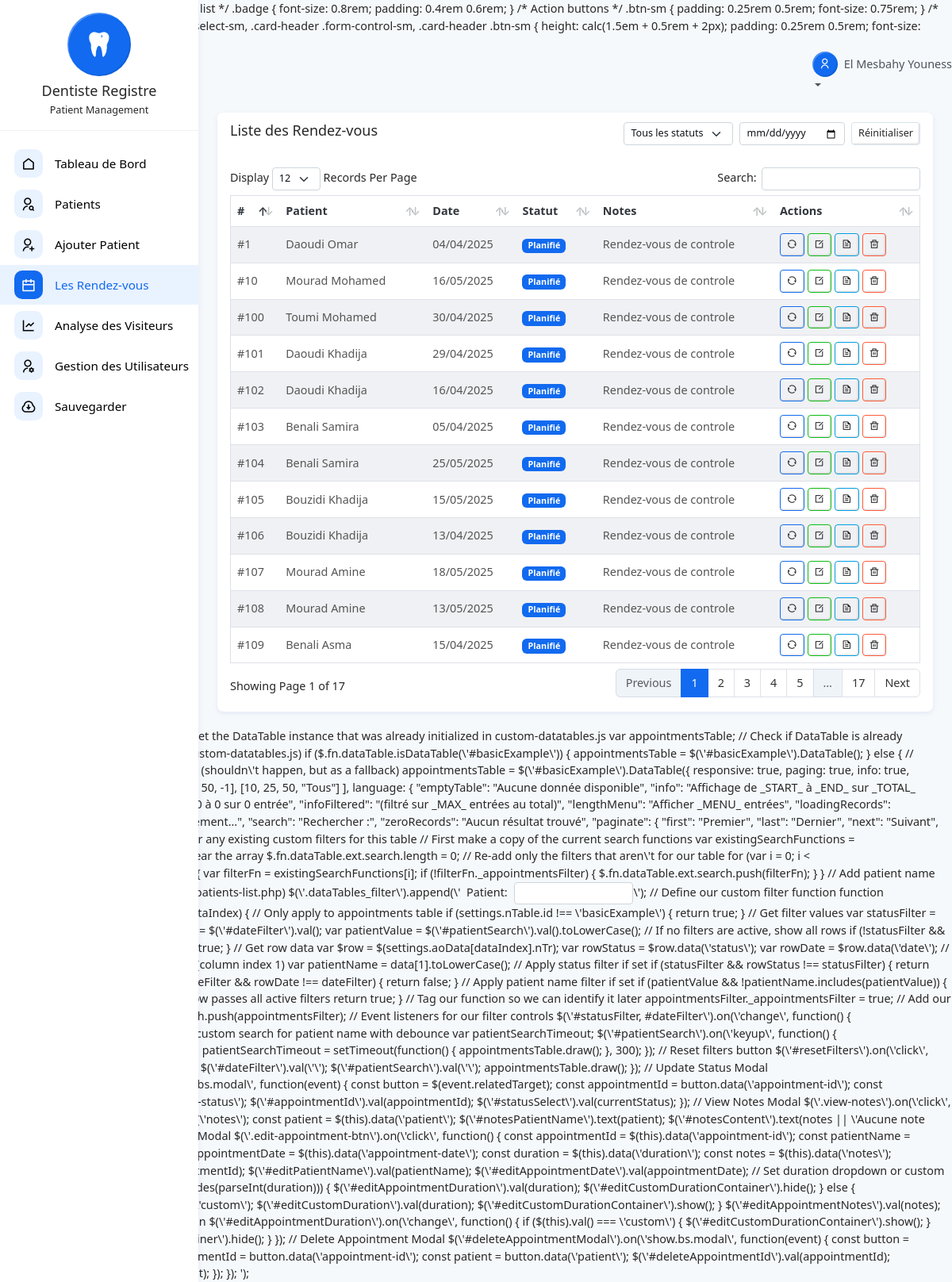
Screenshot of /appointments-list.php (signed in) with the database file from the repository.
### tables this page shows
CREATE TABLE `appointments` (
  `id` int(11) NOT NULL AUTO_INCREMENT,
  `patient_id` int(11) NOT NULL,
  `user_id` int(11) NOT NULL,
  `appointment_date` datetime NOT NULL,
  `duration_minutes` int(11) NOT NULL DEFAULT 30,
  `status` enum('scheduled','completed','cancelled','no_show') NOT NULL DEFAULT 'scheduled',
  `notes` text DEFAULT NULL,
  `created_at` datetime DEFAULT current_timestamp(),
  PRIMARY KEY (`id`),
  KEY `patient_id` (`patient_id`),
  KEY `user_id` (`user_id`),
  CONSTRAINT `appointments_ibfk_1` FOREIGN KEY (`patient_id`) REFERENCES `patients` (`id`) ON DELETE CASCADE,
  CONSTRAINT `appointments_ibfk_2` FOREIGN KEY (`user_id`) REFERENCES `users` (`id`) ON DELETE CASCADE
);

CREATE TABLE `patients` (
  `id` int(11) NOT NULL,
  `user_id` int(11) DEFAULT NULL,
  `nom` varchar(45) NOT NULL,
  `prenom` varchar(45) NOT NULL,
  `genre` enum('M','F') NOT NULL,
  `cin` varchar(100) NOT NULL COMMENT 'Chiffré',
  `telephone` varchar(20) NOT NULL,
  `date_naissance` date NOT NULL,
  `adresse` text NOT NULL,
  `remarque` text DEFAULT NULL,
  `created_at` datetime DEFAULT current_timestamp()
);

### includes/auth/auth.php (called while the page is built, shortened)
<?php
function isLoggedIn() {
    return isset($_SESSION['user_id']);
}
function hasRole($role) {
    if ($_SESSION['user_role'] === 'admin') {
        return true;
    }
    return $_SESSION['user_role'] === $role;
}
?>

### includes/appointments/appointments-table.php (the view, shortened to what this page needs)
<?php
if (hasRole('admin')) {
  $query = "SELECT a.*, p.nom, p.prenom, p.date_naissance, u.email as dentist_email,
            u.nom as dentist_nom, u.prenom as dentist_prenom
            FROM appointments a
            JOIN patients p ON a.patient_id = p.id
            JOIN users u ON a.user_id = u.id
            ORDER BY a.appointment_date DESC";
} else {
  $query = "SELECT a.*, p.nom, p.prenom, p.date_naissance
            FROM appointments a
            JOIN patients p ON a.patient_id = p.id
            WHERE a.user_id = ?
            ORDER BY a.appointment_date DESC";
}
$stmt = $conn->prepare($query);
$stmt->execute();
$result = $stmt->get_result();
?>
<div class="table-responsive">
  <table id="basicExample" class="table table-striped m-0 align-middle">
    <thead>
      <tr>
        <th>#</th>
        <th>Patient</th>
        <th>Date</th>
        <th>Statut</th>
        <th>Notes</th>
        <th>Actions</th>
      </tr>
    </thead>
    <tbody>
      <?php
      if ($result->num_rows > 0) {
        while ($row = $result->fetch_assoc()) {
          $appointmentDateTime = new DateTime($row['appointment_date']);
          $appointmentDate = $appointmentDateTime->format('d/m/Y');
          switch ($row['status']) {
            default:
              $statusClass = 'bg-primary';
              $statusText = 'Planifié';
          }
      ?>
      <tr class="appointment-row" data-status="<?php echo $row['status']; ?>" data-date="<?php echo $appointmentDateTime->format('Y-m-d'); ?>">
        <td>#<?php echo $row['id']; ?></td>
        <td>
          <?php echo htmlspecialchars($row['nom'] . ' ' . $row['prenom']); ?>
        </td>
        <td><?php echo $appointmentDate; ?></td>
        <td><span class="badge <?php echo $statusClass; ?>"><?php echo $statusText; ?></span></td>
        <td>
          <?php
          if (!empty($row['notes'])) {
            $words = explode(' ', $row['notes']);
            if (count($words) > 5) {
              echo htmlspecialchars(implode(' ', array_slice($words, 0, 5))) . '...';
            } else {
              echo htmlspecialchars($row['notes']);
            }
          } else {
            echo 'N/A';
          }
          ?>
        </td>
        <td>
          <div class="d-inline-flex gap-1">
            <button class="btn btn-outline-primary btn-sm" data-bs-toggle="modal" data-bs-target="#updateStatusModal"
              data-appointment-id="<?php echo $row['id']; ?>" data-current-status="<?php echo $row['status']; ?>">
              <i class="ri-refresh-line"></i>
            </button>
            <?php if ($row['status'] === 'scheduled') { ?>
            <button class="btn btn-outline-success btn-sm edit-appointment-btn" data-bs-toggle="modal"
              data-bs-target="#editAppointmentModal" data-appointment-id="<?php echo $row['id']; ?>"
              data-patient-id="<?php echo $row['patient_id']; ?>" data-patient-name="<?php echo htmlspecialchars($row['nom'] . ' ' . $row['prenom']); ?>"
              data-appointment-date="<?php echo $appointmentDateTime->format('Y-m-d\TH:i'); ?>"
              data-duration="<?php echo $row['duration_minutes']; ?>" data-notes="<?php echo htmlspecialchars($row['notes'] ?? ''); ?>">
              <i class="ri-edit-box-line"></i>
            </button>
            <?php } ?>
            <button class="btn btn-outline-info btn-sm view-notes" data-bs-toggle="modal" data-bs-target="#viewNotesModal"
              data-notes="<?php echo htmlspecialchars($row['notes']); ?>" data-patient="<?php echo htmlspecialchars($row['nom'] . ' ' . $row['prenom']); ?>">
              <i class="ri-file-text-line"></i>
            </button>
            <button class="btn btn-outline-danger btn-sm" data-bs-toggle="modal" data-bs-target="#deleteAppointmentModal"
              data-appointment-id="<?php echo $row['id']; ?>" data-patient="<?php echo htmlspecialchars($row['nom'] . ' ' . $row['prenom']); ?>">
              <i class="ri-delete-bin-line"></i>
            </button>
          </div>
        </td>
      </tr>
      <?php
        }
      } else {
      ?>
      <tr>
        <td colspan="6" class="text-center">Aucun rendez-vous trouvé</td>
      </tr>
      <?php
      }
      ?>
    </tbody>
  </table>
</div>

### appointments-list.php (shortened to what this page needs)
<?php
include "connection.php";
include "includes/auth/auth.php";
?>
<div class="row gx-3">
  <div class="col-sm-12">
    <div class="card">
      <div class="card-header d-flex align-items-center justify-content-between">
        <h5 class="card-title">Liste des Rendez-vous</h5>
        <div class="d-flex gap-2">
          <select id="statusFilter" class="form-select form-select-sm">
            <option value="">Tous les statuts</option>
          </select>
          <input type="date" id="dateFilter" class="form-control form-control-sm" placeholder="Filtrer par date">
          <button id="resetFilters" class="btn btn-sm btn-outline-secondary">Réinitialiser</button>
        </div>
      </div>
      <div class="card-body">
        <?php include "includes/appointments/appointments-table.php"; ?>
      </div>
    </div>
  </div>
</div>
<?php
$css=file_get_contents("includes/appointments/css.php");
$css .= file_get_contents("includes/appointments/appointment-list.css.php");
$js=file_get_contents("includes/appointments/js.php");
$js .= file_get_contents("includes/appointments/appointment-list.js.php");
$content = ob_get_clean();
include "layout.php";
?>

### layout.php (shortened to what this page needs)
<?php
require_once 'includes/auth/auth.php';
?>
<!DOCTYPE html>
<html lang="en">
  <head>
    <?= $css?>
  </head>
  <body>
    <div class="page-wrapper">
      <div class="main-container">
        <?php include 'sidebar.php'; ?>
        <div class="app-container">
          <header class="header-wrapper">
            <div class="header-container">
              <div class="header-right d-flex align-items-center">
                <?php if (isLoggedIn()): ?>
                  <div class="dropdown ms-auto">
                    <a href="#" class="dropdown-toggle" id="userDropdown" role="button" data-bs-toggle="dropdown" aria-expanded="false">
                      <div class="d-flex align-items-center">
                        <div class="icon-box sm bg-primary rounded-5 me-2">
                          <i class="ri-user-line"></i>
                        </div>
                        <span class="d-none d-md-inline-block fw-medium">
                          <?php
                          if (!empty($_SESSION['user_nom']) && !empty($_SESSION['user_prenom'])) {
                            echo htmlspecialchars($_SESSION['user_prenom'] . ' ' . $_SESSION['user_nom']);
                          } else {
                            echo htmlspecialchars($_SESSION['user_email']);
                          }
                          ?>
                        </span>
                      </div>
                    </a>
                  </div>
                <?php else: ?>
                  <a href="login.php" class="btn btn-sm btn-primary ms-auto"><i class="ri-login-box-line me-1"></i>Connexion</a>
                <?php endif; ?>
              </div>
            </div>
          </header>
          <div class="app-body">
            <?= $content ?>
        </div>
        </div>
      </div>
    </div>
    <?= $js ?>
  </body>
</html>

### sidebar.php (shortened to what this page needs)
<?php
    $currentPage = basename($_SERVER['PHP_SELF']);
?>
<nav id="sidebar" class="sidebar-wrapper">
    <div class="sidebar-profile d-flex align-items-center justify-content-center p-3">
        <div class="text-center">
            <div class="icon-box xl bg-primary rounded-circle mb-2 mx-auto">
                <img src="assets/images/dent.png" alt="Dentiste Registre Logo" class="img-fluid" style="width: 50%; height: 50%; object-fit: contain; margin: 0 auto;">
            </div>
            <h5 class="mb-1 profile-name text-nowrap text-truncate">Dentiste Registre</h5>
            <p class="m-0 small profile-name text-nowrap text-truncate">Patient Management</p>
        </div>
    </div>
    <div class="sidebarMenuScroll">
        <ul class="sidebar-menu">
            <li class="<?php echo ($currentPage == 'dashboard.php') ? 'active current-page' : ''; ?>">
                <a href="dashboard.php">
                    <i class="ri-home-line"></i>
                    <span class="menu-text">Tableau de Bord</span>
                </a>
            </li>
            <li class="<?php echo ($currentPage == 'patients-list.php') ? 'active current-page' : ''; ?>">
                <a href="patients-list.php">
                    <i class="ri-user-search-line"></i>
                    <span class="menu-text">Patients</span>
                </a>
            </li>
            <li class="<?php echo ($currentPage == 'add-patient.php') ? 'active current-page' : ''; ?>">
                <a href="add-patient.php">
                    <i class="ri-user-add-line"></i>
                    <span class="menu-text">Ajouter Patient</span>
                </a>
            </li>
            <li class="<?php echo ($currentPage == 'appointments-list.php') ? 'active current-page' : ''; ?>">
                <a href="appointments-list.php">
                    <i class="ri-calendar-line"></i>
                    <span class="menu-text">Les Rendez-vous</span>
                </a>
            </li>
            <?php if (isLoggedIn() && hasRole('admin')): ?>
            <li class="<?php echo ($currentPage == 'guest-analytics.php') ? 'active current-page' : ''; ?>">
                <a href="guest-analytics.php">
                    <i class="ri-line-chart-line"></i>
                    <span class="menu-text">Analyse des Visiteurs</span>
                </a>
            </li>
            <?php endif; ?>
            <?php if (isLoggedIn() && hasRole('admin')): ?>
            <li class="<?php echo ($currentPage == 'user-management.php') ? 'active current-page' : ''; ?>">
                <a href="user-management.php">
                    <i class="ri-user-settings-line"></i>
                    <span class="menu-text">Gestion des Utilisateurs</span>
                </a>
            </li>
            <?php endif; ?>
            <li class="<?php echo ($currentPage == 'export-data.php') ? 'active current-page' : ''; ?>">
                <a href="export-data.php">
                    <i class="ri-download-cloud-line"></i>
                    <span class="menu-text">Sauvegarder</span>
                </a>
            </li>
        </ul>
    </div>
</nav>

### sidebar.php (style rules this page uses)
.sidebar-wrapper { top: 0; }

### rows the page displays
appointments: id "104", patient.prenom "Benali Samira", appointment_date "25/05/2025", status "Planifié", notes "Rendez-vous de controle"
appointments: id "107", patient.prenom "Mourad Amine", appointment_date "18/05/2025", status "Planifié", notes "Rendez-vous de controle"
appointments: id "10", patient.prenom "Mourad Mohamed", appointment_date "16/05/2025", status "Planifié", notes "Rendez-vous de controle"
appointments: id "105", patient.prenom "Bouzidi Khadija", appointment_date "15/05/2025", status "Planifié", notes "Rendez-vous de controle"
appointments: id "108", patient.prenom "Mourad Amine", appointment_date "13/05/2025", status "Planifié", notes "Rendez-vous de controle"
appointments: id "100", patient.prenom "Toumi Mohamed", appointment_date "30/04/2025", status "Planifié", notes "Rendez-vous de controle"
appointments: id "101", patient.prenom "Daoudi Khadija", appointment_date "29/04/2025", status "Planifié", notes "Rendez-vous de controle"
appointments: id "102", patient.prenom "Daoudi Khadija", appointment_date "16/04/2025", status "Planifié", notes "Rendez-vous de controle"
appointments: id "109", patient.prenom "Benali Asma", appointment_date "15/04/2025", status "Planifié", notes "Rendez-vous de controle"
appointments: id "106", patient.prenom "Bouzidi Khadija", appointment_date "13/04/2025", status "Planifié", notes "Rendez-vous de controle"
appointments: id "103", patient.prenom "Benali Samira", appointment_date "05/04/2025", status "Planifié", notes "Rendez-vous de controle"
appointments: id "1", patient.prenom "Daoudi Omar", appointment_date "04/04/2025", status "Planifié", notes "Rendez-vous de controle"

### other values shown
$_SESSION['user_prenom'] . ' ' . $_SESSION['user_nom'] "El Mesbahy Youness"
